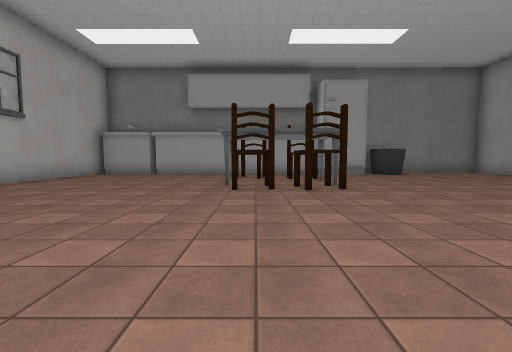
[1] (above)

23 first-person views from a walk through a scene from a Unity 3-D project. The camera is 1.3 m above the floor, tilts 4° down and sees 90° across. The floor is counted in squares, 2 m on a side. Each view is taken from the middle of a square. On the plan, view 1 faces up. The plan holds only what a view shows up to about 9 squares ahead; the rest is blank. The player character is not drawn. Some surface patterns are stand-ins.

[2]
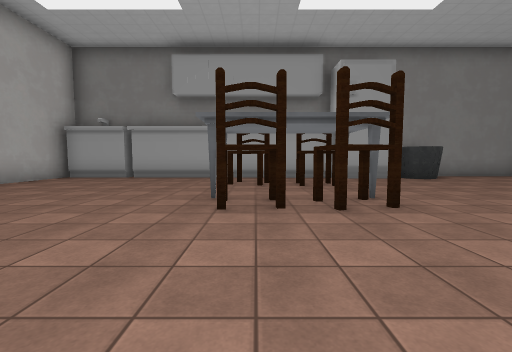

[3]
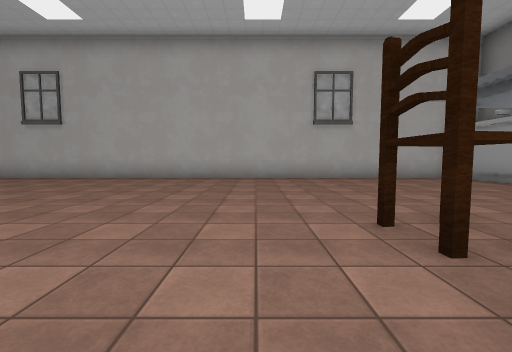

[4]
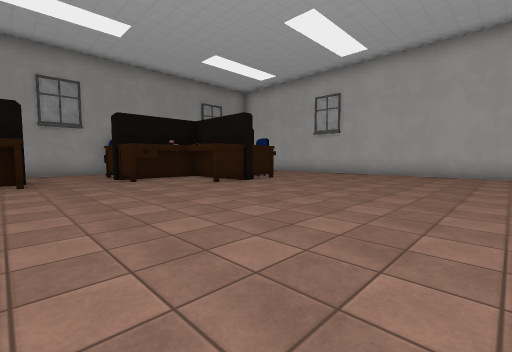

[5]
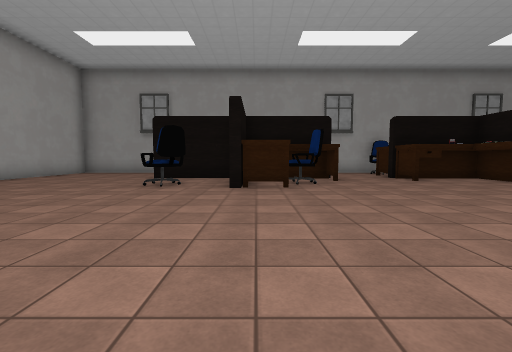

[6]
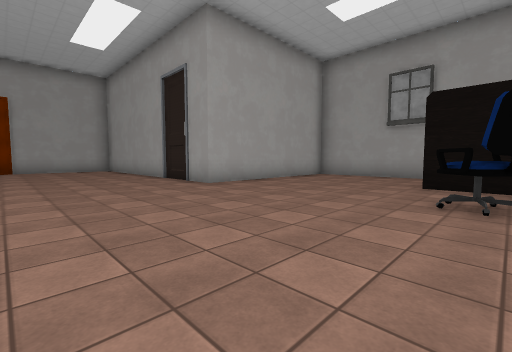

[7]
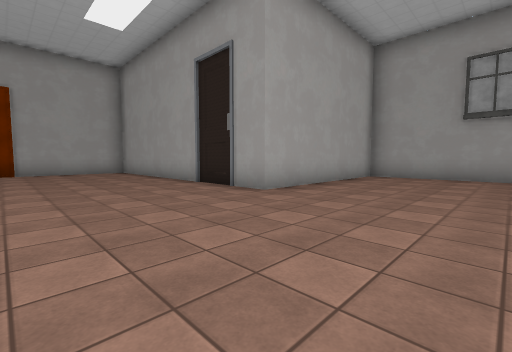

[8]
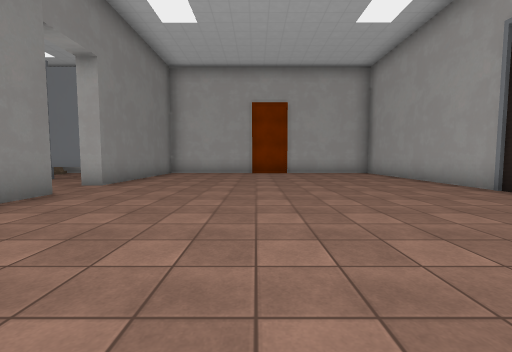

[9]
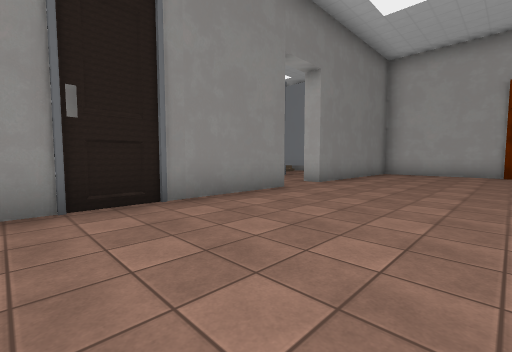

[10]
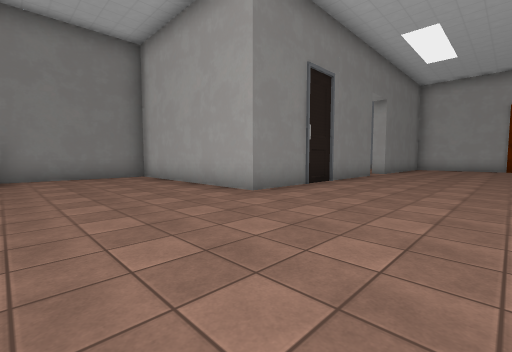

[11]
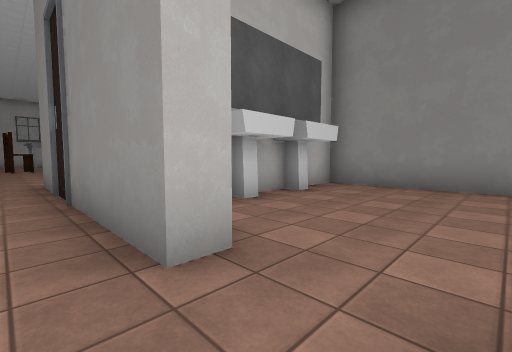

[12]
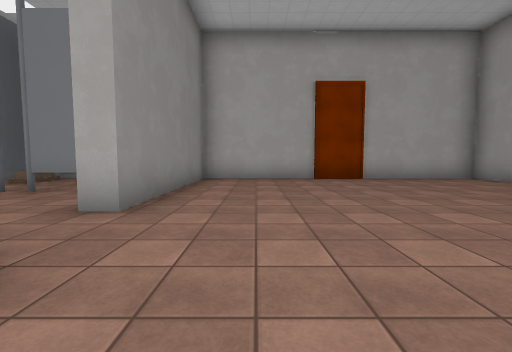

[13]
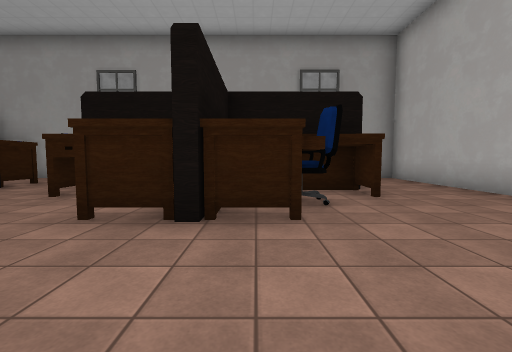

[14]
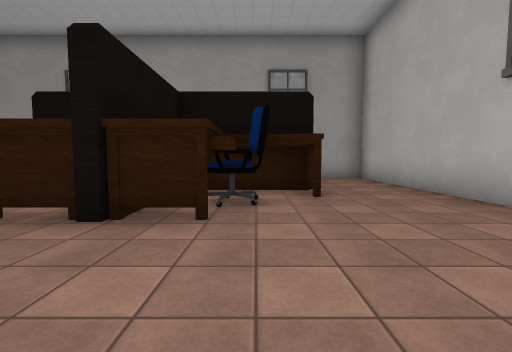

[15]
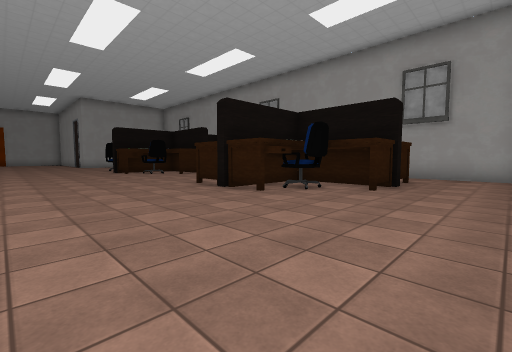

[16]
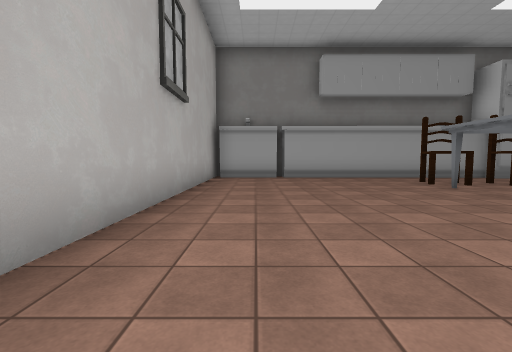

[17]
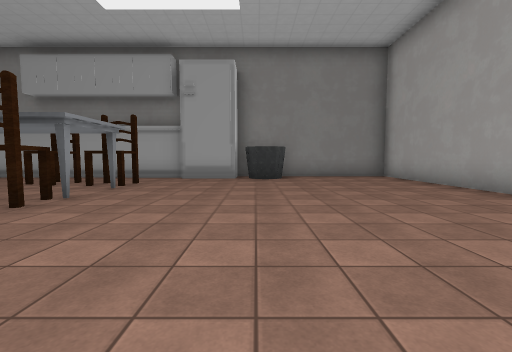

[18]
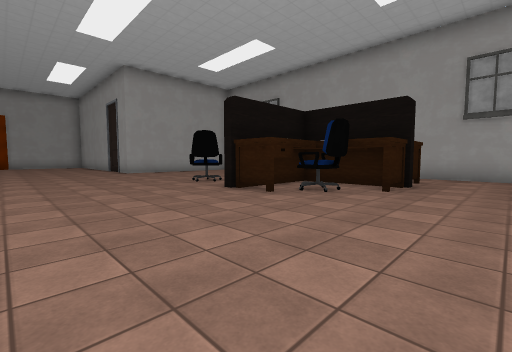

[19]
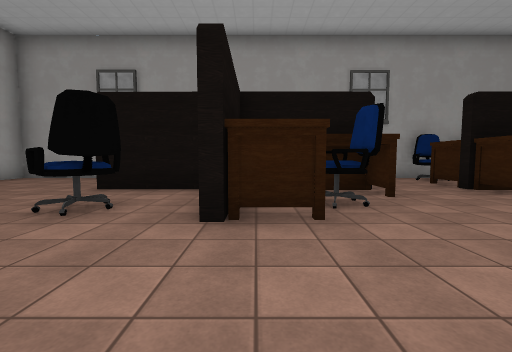

[20]
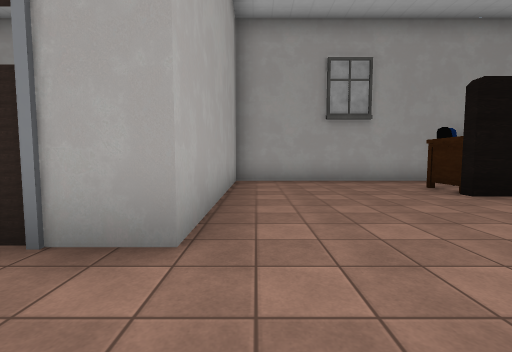

[21]
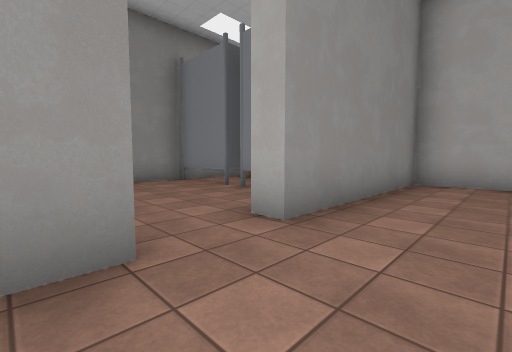

[22]
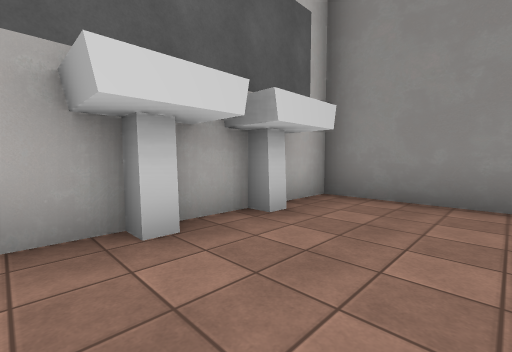

[23]
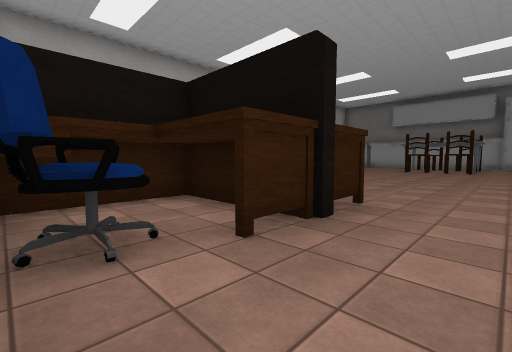

### Floor plan
Ten units are one square. View 1 is at (0, 0); x grows to the right and y downward. Boxes are objects, and circles mark ways between rooms. Rooms are numbered by the first view taken in them; rooms with no view inside come last. Other rooms are left out.
<svg viewBox="-69 -117 295 207">
<path fill="none" stroke="#000" d="M53 33 53 27 66 27M17 -61 19 -53 10 -52 9 -60M37 43 37 52 62 52 62 26M3 -57 4 -53 -6 -52M68 52 92 52 92 66M20 -87 20 -79 10 -79 11 -88M59 -102 56 -99 51 -98 48 -102M14 49 14 43M6 43 15 43M-11 29 -11 52 15 52M4 -89 1 -81 -7 -83 -4 -91M26 -104 -41 -104M44 -111 44 -101 25 -101M146 29 161 29M-25 34 -25 27 -1 27M156 -62 156 -57 96 -57 96 -112 59 -112M80 83 136 83 136 27 148 27M160 27 200 27M-40 43 -40 52 -16 52 -16 25M-43 -110 -43 -104 -62 -104M-64 -109 -64 46M208 27 221 27 221 -57 171 -57 171 -62M136 -91 136 -82M136 -79 136 -70M189 -89 189 -110M189 -73 189 -83M198 -112 136 -112 136 -100M37 66 37 43M16 57 -11 57M3 83 51 83M15 43 15 66M-1 74 -1 80"/>
<rect x="-35" y="35" width="10" height="10" fill="#bbb"><title>chair</title></rect>
<rect x="45" y="35" width="10" height="10" fill="#bbb"><title>chair</title></rect>
<rect x="75" y="65" width="10" height="10" fill="#bbb"><title>other object</title></rect>
<rect x="75" y="25" width="10" height="10" fill="#bbb"><title>chair</title></rect>
<rect x="135" y="-85" width="10" height="10" fill="#bbb"><title>sink</title></rect>
<rect x="135" y="-95" width="10" height="10" fill="#bbb"><title>sink</title></rect>
<rect x="5" y="75" width="10" height="10" fill="#bbb"><title>chair</title></rect>
<circle cx="165" cy="-60" r="3" fill="#2a7"/>
<circle cx="25" cy="55" r="3" fill="#2a7"/>
<text x="60" y="-20">1</text>
<text x="160" y="-90">2</text>
<text x="30" y="70">3</text>
</svg>
Room 1 opens to room 2. Room 1 opens to room 3.

Where each view was taken, in squares from view 1:
view 1: 0 up, 0 right, facing up
view 2: 2 up, 0 right, facing up
view 3: 4 up, 2 right, facing left
view 4: 3 up, 4 right, facing down-left
view 5: 3 up, 6 right, facing down
view 6: 1 up, 8 right, facing down-right
view 7: 1 up, 10 right, facing down-right
view 8: 2 up, 11 right, facing right
view 9: 2 up, 11 right, facing up-right
view 10: 2 up, 6 right, facing up-right
view 11: 5 up, 17 right, facing up-left
view 12: 4 up, 14 right, facing right
view 13: 0 up, 2 left, facing down
view 14: 0 up, 3 left, facing down
view 15: 1 up, 6 left, facing down-right
view 16: 2 up, 5 left, facing up
view 17: 2 up, 5 right, facing up
view 18: 1 up, 2 right, facing down-right
view 19: 0 up, 6 right, facing down
view 20: 1 down, 13 right, facing down
view 21: 4 up, 15 right, facing up-right
view 22: 7 up, 16 right, facing up-left
view 23: 8 down, 3 right, facing up-left
